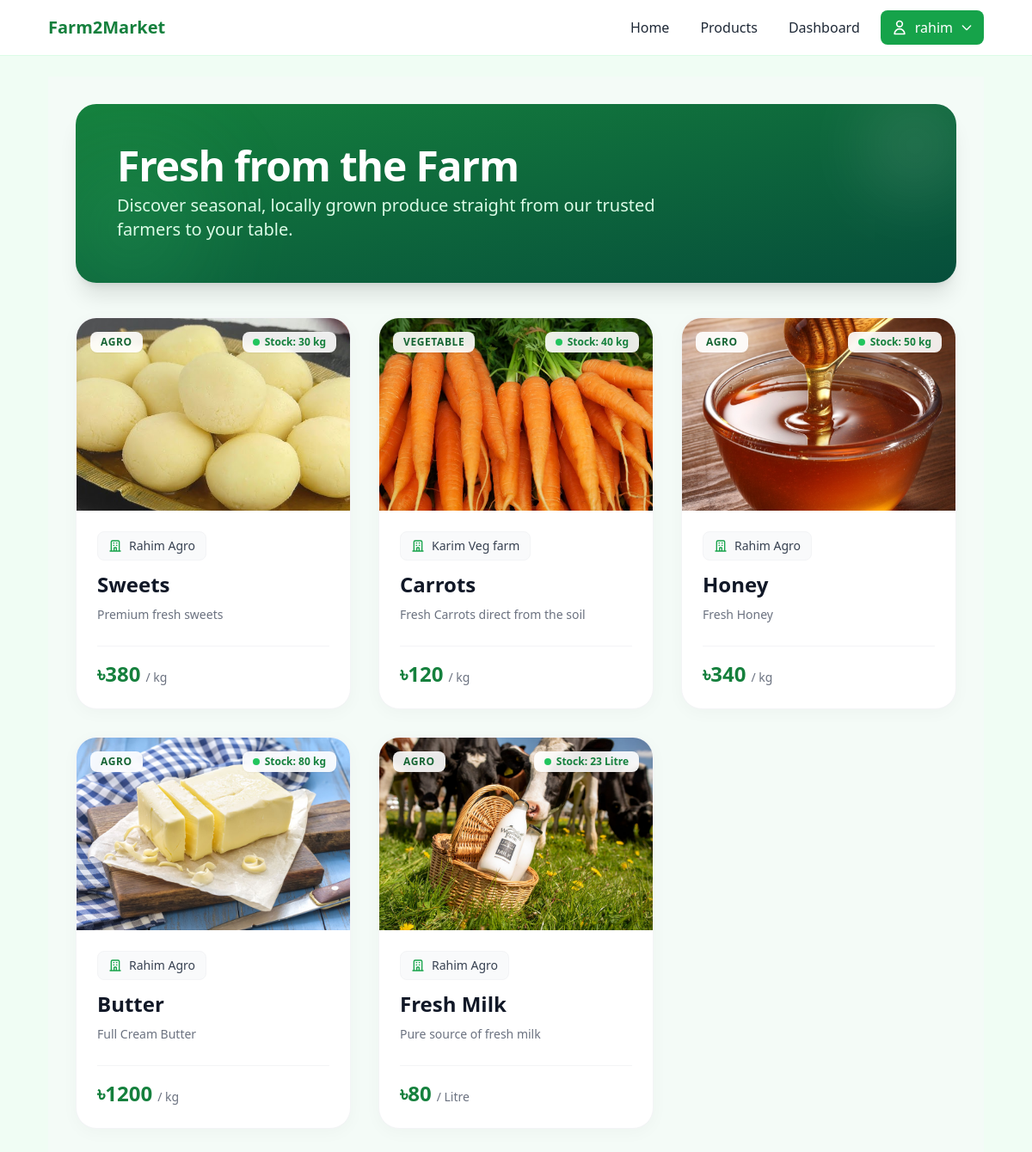
The page /products/ (signed in) on the database its author committed.
### f2m_app/models.py (models this page shows, shortened)
class Product(models.Model):
    product_id = models.AutoField(primary_key=True)
    farmer = models.ForeignKey(FarmerProfile, on_delete=models.CASCADE, related_name="products")
    category = models.ForeignKey(Category, on_delete=models.CASCADE, related_name="products")
    name = models.CharField(max_length=255)
    description = models.TextField()
    price_per_unit = models.IntegerField(default=0)
    stock_quantity = models.IntegerField(default=0)
    unit = models.CharField(max_length=50)
    image = models.ImageField(upload_to='product_images/', null=True, blank=True)
    created_at = models.DateTimeField(auto_now_add=True)

class Category(models.Model):
    category_id = models.AutoField(primary_key=True)
    name = models.CharField(max_length=255)
    description = models.TextField(blank=True)
    class Meta:
        verbose_name_plural = "Categories"

class FarmerProfile(models.Model):
    farmer_id = models.AutoField(primary_key=True)
    user = models.OneToOneField(User, on_delete=models.CASCADE, related_name="farmer_profile")
    farm_name = models.CharField(max_length=255)
    farm_location = models.CharField(max_length=255)
    bio = models.TextField(blank=True)

### f2m_app/views.py (the view)
# urls.py: path('products/', views.product_list_view, name="product_list_view"),
def product_list_view(request):
    products = Product.objects.all().order_by('-created_at')
    categories = Category.objects.all()
    context = {
        'products': products,
        'categories': categories
    }
    return render(request, "F2M/products.html", context)

### templates/F2M/products.html (shortened to what this page needs)
{% extends 'base.html' %}
{% block content %}
<div class="min-h-screen bg-gray-50/50 py-8">
    <div class="max-w-7xl mx-auto px-4 sm:px-6 lg:px-8 space-y-10">
        <div class="relative bg-gradient-to-br from-green-700 to-emerald-900 rounded-3xl overflow-hidden shadow-xl p-8 sm:p-12">
            <div class="absolute top-0 right-0 -mt-4 -mr-4 w-32 h-32 bg-white opacity-10 rounded-full blur-2xl"></div>
            <div class="absolute bottom-0 left-0 -mb-4 -ml-4 w-40 h-40 bg-green-400 opacity-20 rounded-full blur-3xl"></div>
            <div class="relative z-10 flex flex-col md:flex-row items-start md:items-center justify-between gap-6">
                <div>
                    <h2 class="text-3xl sm:text-4xl md:text-5xl font-extrabold text-white tracking-tight mb-2">
                        Fresh from the Farm
                    </h2>
                    <p class="text-green-100 text-lg sm:text-xl max-w-2xl font-medium">
                        Discover seasonal, locally grown produce straight from our trusted farmers to your table.
                    </p>
                </div>
            </div>
        </div>
        <div class="grid grid-cols-1 md:grid-cols-2 lg:grid-cols-3 gap-8">
            {% for product in products %}
                <div class="group bg-white rounded-3xl border border-gray-100 shadow-[0_4px_20px_rgb(0,0,0,0.03)] hover:shadow-[0_8px_30px_rgb(0,0,0,0.08)] overflow-hidden flex flex-col transition-all duration-300 hover:-translate-y-1 relative">
                    <div class="w-full h-56 relative overflow-hidden bg-gradient-to-br from-green-50 to-emerald-50/50 flex-shrink-0">
                        {% if product.image %}
                            <img src="{{ product.image.url }}" alt="{{ product.name }}" class="w-full h-full object-cover group-hover:scale-110 transition-transform duration-700 ease-in-out">
                        {% endif %}
                        <span class="absolute top-4 left-4 z-10 text-xs font-bold text-green-800 tracking-wider uppercase bg-white/90 px-3 py-1 rounded-lg backdrop-blur-sm shadow-sm">
                            {{ product.category.name }}
                        </span>
                        <span class="absolute top-4 right-4 z-10 flex items-center gap-1.5 text-xs font-bold px-3 py-1 rounded-lg backdrop-blur-sm shadow-sm {% if product.stock_quantity > 0 %}bg-white/90 text-green-700{% else %}bg-white/90 text-red-600{% endif %}">
                            <span class="w-2 h-2 rounded-full {% if product.stock_quantity > 0 %}bg-green-500 animate-pulse{% else %}bg-red-500{% endif %}"></span>
                            {% if product.stock_quantity > 0 %}
                                Stock: {{ product.stock_quantity }} {{ product.unit }}
                            {% else %}
                                Out of Stock
                            {% endif %}
                        </span>
                    </div>
                    <div class="p-6 flex-grow flex flex-col">
                        <div class="flex flex-col h-full">
                            <div class="flex flex-wrap items-start gap-4 mb-3">
                                <div class="flex items-center gap-2 text-sm text-gray-600 bg-gray-50 border border-gray-100 px-3 py-1.5 rounded-lg w-fit">
                                    <span class="font-medium text-gray-700 line-clamp-1">{{ product.farmer.farm_name }}</span>
                                </div>
                            </div>
                            <h3 class="text-xl sm:text-2xl font-bold text-gray-900 mb-2 group-hover:text-green-700 transition-colors line-clamp-1">{{ product.name }}</h3>
                            <p class="text-gray-500 text-sm line-clamp-2 md:line-clamp-3 mb-6 flex-grow leading-relaxed">{{ product.description }}</p>
                            <div class="mt-auto flex flex-wrap items-center justify-between gap-3 pt-4 border-t border-gray-100">
                                <div class="flex items-baseline gap-1.5 min-w-0 flex-[1_1_auto]">
                                    <span class="text-xl sm:text-2xl font-black text-green-700 truncate" title="৳{{ product.price_per_unit }}">৳{{ product.price_per_unit }}</span>
                                    <span class="text-xs sm:text-sm font-medium text-gray-500 whitespace-nowrap flex-shrink-0">/ {{ product.unit }}</span>
                                </div>
                            </div>
                        </div>
                    </div>
                </div>
            {% endfor %}
        </div>
    </div>
</div>
{% endblock %}

### templates/base.html (shortened to what this page needs)
{% load static %}
<!DOCTYPE html>
<html lang="en">
<head>
    <script src="https://cdn.tailwindcss.com"></script>
</head>
<body class="min-h-screen bg-green-50 text-gray-800 flex flex-col">
    <header class="bg-white/95 border-b border-green-100 sticky top-0 z-50">
        <nav class="max-w-6xl mx-auto px-4 sm:px-6 lg:px-8 py-3">
            <div class="flex flex-wrap items-center justify-between gap-3">
                <a href="{% url 'home_view' %}" class="text-xl font-bold text-green-700">Farm2Market</a>
                <ul class="flex flex-wrap items-center gap-2 sm:gap-3 text-sm sm:text-base">
                    <li><a href="{% url 'home_view' %}" class="px-3 py-2 rounded-lg hover:bg-green-100">Home</a></li>
                    <li><a href="{% url 'product_list_view' %}" class="px-3 py-2 rounded-lg hover:bg-green-100">Products</a></li>
                    {% if user.is_authenticated %}
                        {% if user.farmer_profile %}
                            <li><a href="{% url 'farmer_dashboard_view' %}" class="px-3 py-2 rounded-lg hover:bg-green-100">Dashboard</a></li>
                        {% elif user.buyer_profile %}
                            <li><a href="/cart/" class="px-3 py-2 rounded-lg hover:bg-green-100">Cart</a></li>
                            <li><a href="/orders/" class="px-3 py-2 rounded-lg hover:bg-green-100">Orders</a></li>
                        {% endif %}
                        <li class="relative group z-50">
                            <button class="px-3 py-2 rounded-lg bg-green-600 text-white hover:bg-green-700 flex items-center gap-2 focus:outline-none cursor-pointer">
                                <svg xmlns="http://www.w3.org/2000/svg" class="h-5 w-5" fill="none" viewBox="0 0 24 24" stroke="currentColor">
                                    <path stroke-linecap="round" stroke-linejoin="round" stroke-width="2" d="M16 7a4 4 0 11-8 0 4 4 0 018 0zM12 14a7 7 0 00-7 7h14a7 7 0 00-7-7z" />
                                </svg>
                                <span class="font-medium">{{ user.username }}</span>
                                <svg xmlns="http://www.w3.org/2000/svg" class="h-4 w-4" fill="none" viewBox="0 0 24 24" stroke="currentColor">
                                    <path stroke-linecap="round" stroke-linejoin="round" stroke-width="2" d="M19 9l-7 7-7-7" />
                                </svg>
                            </button>
                        </li>
                    {% else %}
                        <li><a href="{% url 'login_view' %}" class="px-3 py-2 rounded-lg hover:bg-green-100">Login</a></li>
                        <li><a href="{% url 'register_view' %}" class="px-3 py-2 rounded-lg bg-green-600 text-white hover:bg-green-700">Register</a></li>
                    {% endif %}
                </ul>
            </div>
        </nav>
    </header>
    <main class="flex-1 w-full {% block main_class %}max-w-6xl mx-auto px-4 sm:px-6 lg:px-8 py-6{% endblock %}">
        {% block content %}{% endblock %}
    </main>
</body>
</html>

### rows shown on the page
Product: image (picture), category.name "AGRO", stock_quantity "30", unit "kg", farmer.farm_name "Rahim Agro", name "Sweets", description "Premium fresh sweets", price_per_unit "380"
Product: image (picture), category.name "VEGETABLE", stock_quantity "40", unit "kg", farmer.farm_name "Karim Veg farm", name "Carrots", description "Fresh Carrots direct from the soil", price_per_unit "120"
Product: image (picture), category.name "AGRO", stock_quantity "50", unit "kg", farmer.farm_name "Rahim Agro", name "Honey", description "Fresh Honey", price_per_unit "340"
Product: image (picture), category.name "AGRO", stock_quantity "80", unit "kg", farmer.farm_name "Rahim Agro", name "Butter", description "Full Cream Butter", price_per_unit "1200"
Product: image (picture), category.name "AGRO", stock_quantity "23", unit "Litre", farmer.farm_name "Rahim Agro", name "Fresh Milk", description "Pure source of fresh milk", price_per_unit "80"

### other values the page prints
{{ user.username }} "rahim"
